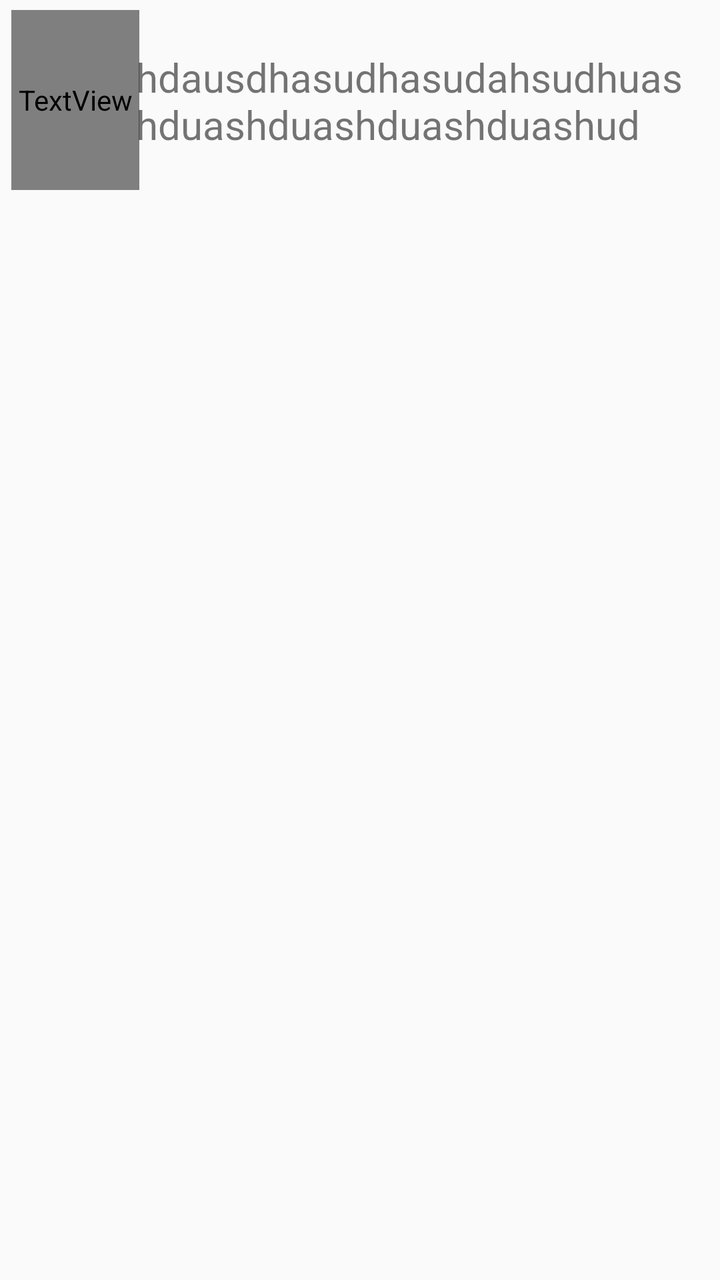
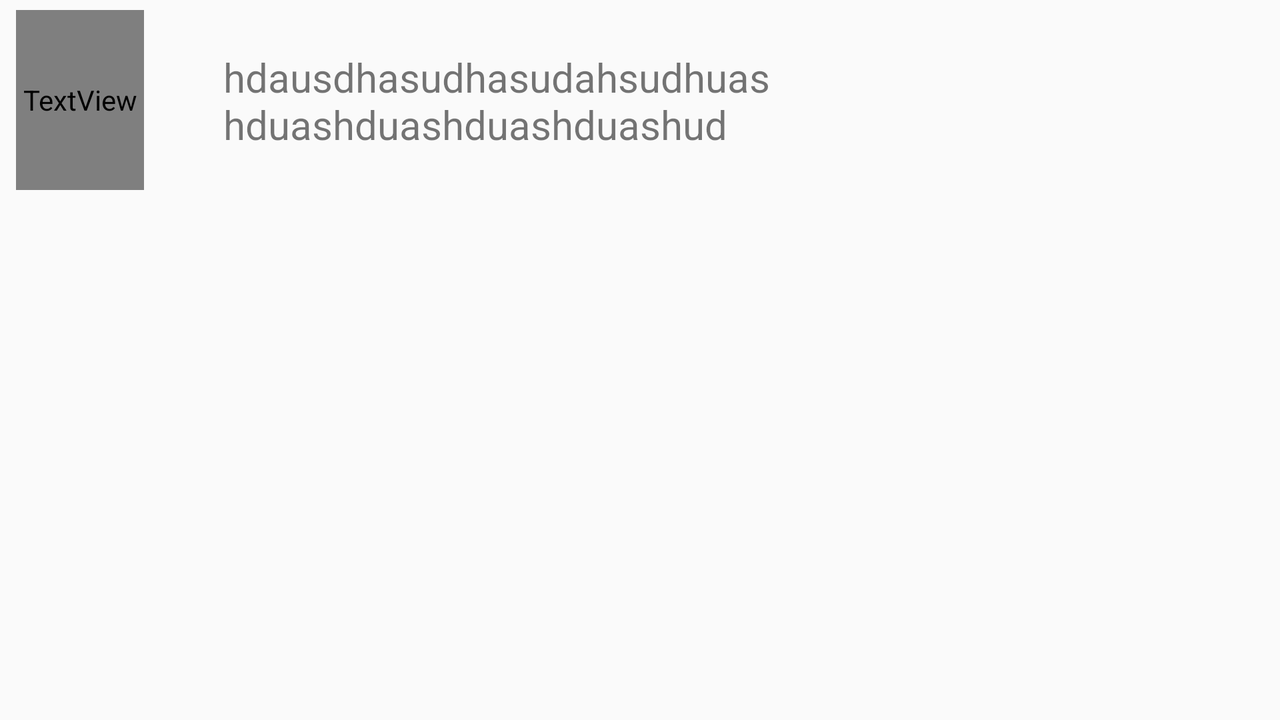

The same Android screen from two of the app's own layout files: first res/layout/ as a phone draws it, then the repository's variant for another configuration, drawn on a device whose configuration selects that folder. Both files follow.
<!-- AndroidManifest.xml: application theme AppTheme -->
<!-- res/layout/step_row.xml -->
<?xml version="1.0" encoding="utf-8"?>
<FrameLayout
    xmlns:android="http://schemas.android.com/apk/res/android"
    xmlns:app="http://schemas.android.com/apk/res-auto"
    xmlns:tools="http://schemas.android.com/tools"
    android:layout_height="match_parent"
    android:layout_width="match_parent"
    android:background="?android:attr/selectableItemBackground">

    <android.support.constraint.ConstraintLayout xmlns:android="http://schemas.android.com/apk/res/android"
        xmlns:app="http://schemas.android.com/apk/res-auto"
        xmlns:tools="http://schemas.android.com/tools"
        android:orientation="vertical" android:layout_width="match_parent"
        android:layout_height="100dp">

        <TextView
            android:id="@+id/n_step"
            android:layout_width="64dp"
            android:layout_height="90dp"
            android:textColor="@color/steelblue"
            android:textSize="50sp"
            android:gravity="center"
            android:textAppearance="@style/TextAppearance.AppCompat.Title"
            app:layout_constraintTop_toTopOf="parent"
            android:layout_marginTop="8dp"
            app:layout_constraintBottom_toBottomOf="parent"
            android:layout_marginBottom="8dp"
            android:layout_marginStart="8dp"
            android:layout_marginLeft="8dp"
            app:layout_constraintLeft_toLeftOf="parent"
            app:layout_constraintRight_toLeftOf="@+id/step_description"
            android:layout_marginRight="8dp"
            app:layout_constraintHorizontal_bias="0.205" />

        <TextView
            android:id="@+id/step_description"
            android:text="hdausdhasudhasudahsudhuas hduashduashduashduashud"
            android:textSize="20sp"
            android:gravity="center_vertical"
            android:layout_width="284dp"
            android:layout_height="80dp"
            app:layout_constraintTop_toTopOf="parent"
            android:layout_marginTop="8dp"
            app:layout_constraintBottom_toBottomOf="parent"
            android:layout_marginBottom="8dp"
            android:layout_marginRight="8dp"
            app:layout_constraintRight_toRightOf="parent"
            app:layout_constraintVertical_bias="0.6" />

    </android.support.constraint.ConstraintLayout>

</FrameLayout>
<!-- resources referenced by this layout -->
<resources>
  <style name="AppTheme" parent="Theme.AppCompat.Light.DarkActionBar">
          
          <item name="colorPrimary">@color/colorPrimary</item>
          <item name="colorPrimaryDark">@color/colorPrimaryDark</item>
          <item name="colorAccent">@color/colorAccent</item>
      </style>
  <color name="colorPrimary">#4caf50</color>
  <color name="colorPrimaryDark">#087f23</color>
  <color name="colorAccent">#ffee58</color>
</resources>
<!-- res/layout-land/step_row.xml (the repository's variant of the layout above) -->
<!-- drawn on the phone turned sideways -->
<?xml version="1.0" encoding="utf-8"?>
<FrameLayout
    xmlns:android="http://schemas.android.com/apk/res/android"
    xmlns:app="http://schemas.android.com/apk/res-auto"
    xmlns:tools="http://schemas.android.com/tools"
    android:layout_height="match_parent"
    android:layout_width="match_parent"
    android:background="?android:attr/selectableItemBackground">

<android.support.constraint.ConstraintLayout xmlns:android="http://schemas.android.com/apk/res/android"
    xmlns:app="http://schemas.android.com/apk/res-auto"
    xmlns:tools="http://schemas.android.com/tools"
    android:orientation="vertical" android:layout_width="match_parent"
    android:layout_height="100dp">

    <TextView
        android:id="@+id/n_step"
        android:layout_width="64dp"
        android:layout_height="90dp"
        android:textColor="@color/steelblue"
        android:textSize="50sp"
        android:gravity="center"
        android:textAppearance="@style/TextAppearance.AppCompat.Title"
        app:layout_constraintTop_toTopOf="parent"
        android:layout_marginTop="8dp"
        app:layout_constraintBottom_toBottomOf="parent"
        android:layout_marginBottom="8dp"
        android:layout_marginStart="8dp"
        android:layout_marginLeft="8dp"
        app:layout_constraintLeft_toLeftOf="parent" />

    <TextView
        android:id="@+id/step_description"
        android:text="hdausdhasudhasudahsudhuas hduashduashduashduashud"
        android:textSize="20sp"
        android:gravity="center_vertical"
        android:layout_width="489dp"
        android:layout_height="106dp"
        app:layout_constraintLeft_toRightOf="@+id/n_step"
        android:layout_marginLeft="8dp"
        app:layout_constraintTop_toTopOf="parent"
        android:layout_marginTop="8dp"
        app:layout_constraintBottom_toBottomOf="parent"
        android:layout_marginBottom="8dp"
        android:layout_marginRight="8dp"
        app:layout_constraintRight_toRightOf="parent"
        tools:layout_editor_absoluteX="-83dp" />


</android.support.constraint.ConstraintLayout>

    </FrameLayout>
